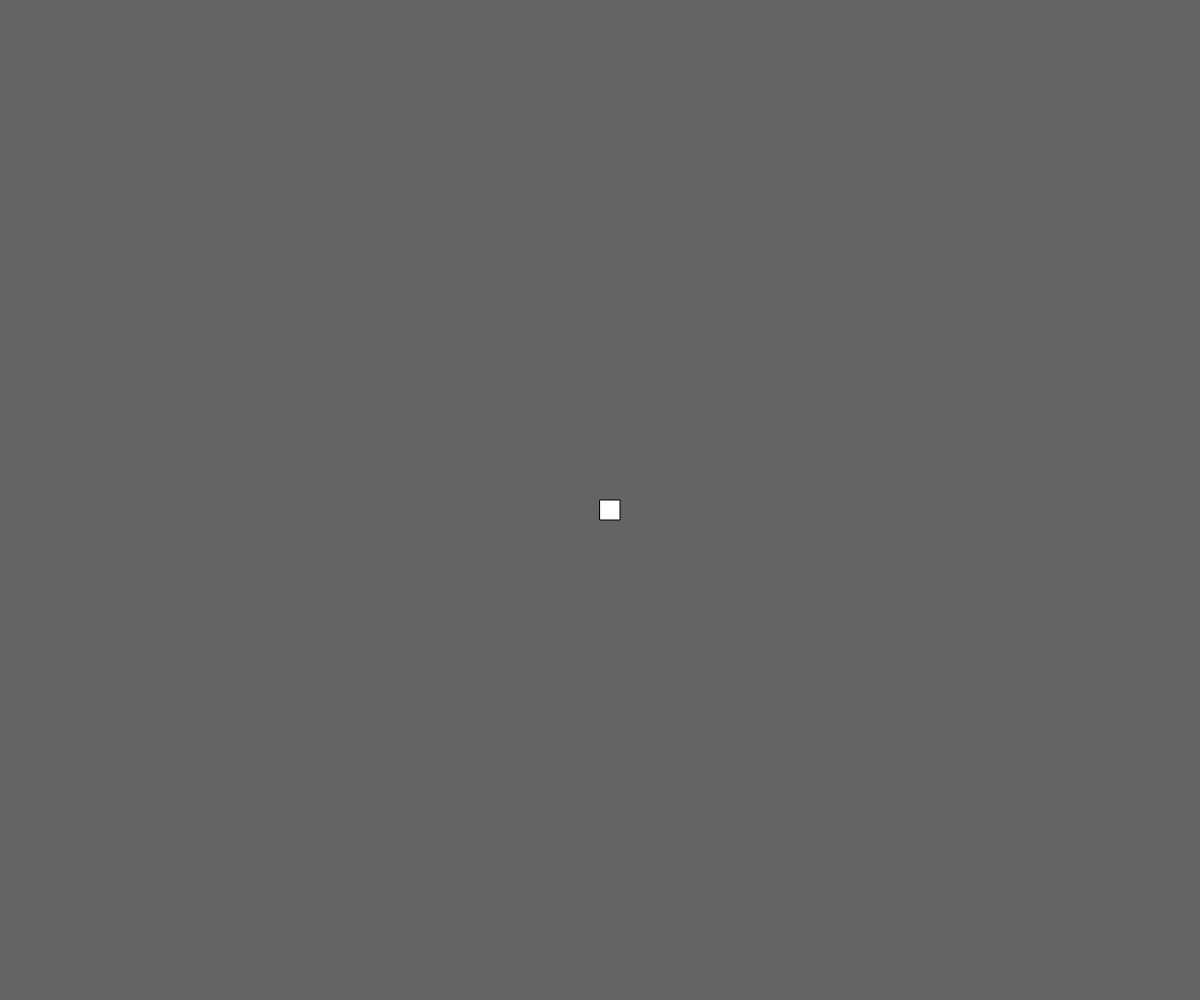
Frame 1 (no input)
Frame 60 (no input): blank canvas, image omitted
Frame 120 (the mouse pressed at the canvas centre since frame 60): blank canvas, image omitted

The p5.js sketch that drew this single still picture (run headless with seeded random() and noise() and a simulated clock; from frame 60 on, the mouse is pressed at the canvas centre):

// p5.js sketch
// ── sketch.js
let myCar;

function setup() {
  createCanvas(windowWidth, windowHeight);

  // Spawn one object
  myCar = new Car();

}

function draw() {
  background(100);

  myCar.display();
  myCar.move();
  fill('white') ;
  text(myCar.x, 100, 100 ) ;

}




class Car {

  // constructor
  constructor() {
    this.pos = createVector(width/2, height/2) ;
      // initialize your attributes here
      this.vel = createVector(random(-3, 3) , random(-3,3));
    
  }

  // methods

  display() {
    rect(this.pos.x, this.pos.y, 20);
  }

  move() {
    this.pos.add(this.vel);
    if (this.x > width) this.pos.x = 0 ;
    if (this.x < 0) this.pos.x = 0 ;
    if (this.y > height) this.pos.x = 0 ;
    if (this.y < 0) this.pos.x = 0 ;
  }
  
}
